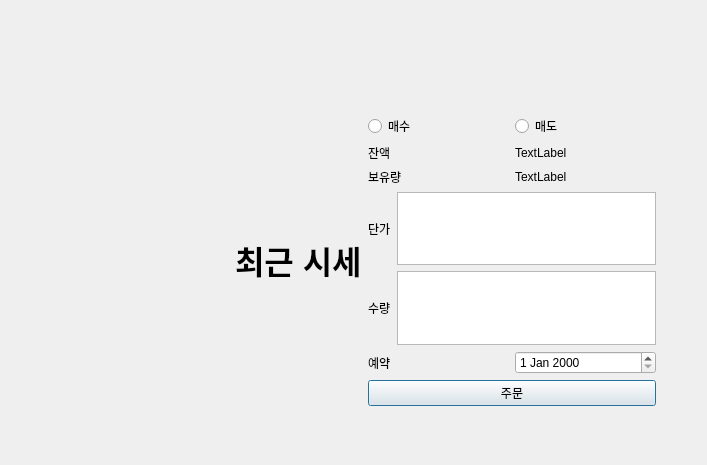
<?xml version="1.0" encoding="UTF-8"?>
<ui version="4.0">
 <class>BuyDialog</class>
 <widget class="QDialog" name="BuyDialog">
  <property name="geometry">
   <rect>
    <x>0</x>
    <y>0</y>
    <width>707</width>
    <height>465</height>
   </rect>
  </property>
  <property name="windowTitle">
   <string>Form</string>
  </property>
  <widget class="QWidget" name="horizontalLayoutWidget">
   <property name="geometry">
    <rect>
     <x>215</x>
     <y>64</y>
     <width>461</width>
     <height>392</height>
    </rect>
   </property>
   <layout class="QHBoxLayout" name="horizontalLayout">
    <property name="leftMargin">
     <number>20</number>
    </property>
    <property name="topMargin">
     <number>50</number>
    </property>
    <property name="rightMargin">
     <number>20</number>
    </property>
    <property name="bottomMargin">
     <number>50</number>
    </property>
    <item>
     <layout class="QVBoxLayout" name="tableLayout">
      <item>
       <widget class="QLabel" name="label_title">
        <property name="font">
         <font>
          <pointsize>24</pointsize>
          <bold>true</bold>
         </font>
        </property>
        <property name="text">
         <string>최근 시세</string>
        </property>
       </widget>
      </item>
     </layout>
    </item>
    <item>
     <layout class="QVBoxLayout" name="verticalLayout_2">
      <item>
       <layout class="QHBoxLayout" name="horizontalLayout_7">
        <item>
         <widget class="QRadioButton" name="radioButton">
          <property name="text">
           <string>매수</string>
          </property>
         </widget>
        </item>
        <item>
         <widget class="QRadioButton" name="radioButton_2">
          <property name="text">
           <string>매도</string>
          </property>
         </widget>
        </item>
       </layout>
      </item>
      <item>
       <layout class="QHBoxLayout" name="horizontalLayout_6">
        <item>
         <widget class="QLabel" name="label_3">
          <property name="text">
           <string>잔액</string>
          </property>
         </widget>
        </item>
        <item>
         <widget class="QLabel" name="label_4">
          <property name="text">
           <string>TextLabel</string>
          </property>
         </widget>
        </item>
       </layout>
      </item>
      <item>
       <layout class="QHBoxLayout" name="horizontalLayout_5">
        <item>
         <widget class="QLabel" name="label_6">
          <property name="text">
           <string>보유량</string>
          </property>
         </widget>
        </item>
        <item>
         <widget class="QLabel" name="label_7">
          <property name="text">
           <string>TextLabel</string>
          </property>
         </widget>
        </item>
       </layout>
      </item>
      <item>
       <layout class="QHBoxLayout" name="horizontalLayout_3">
        <item>
         <widget class="QLabel" name="label">
          <property name="text">
           <string>단가</string>
          </property>
         </widget>
        </item>
        <item>
         <widget class="QTextEdit" name="textEdit_2"/>
        </item>
       </layout>
      </item>
      <item>
       <layout class="QHBoxLayout" name="horizontalLayout_2">
        <item>
         <widget class="QLabel" name="label_2">
          <property name="text">
           <string>수량</string>
          </property>
         </widget>
        </item>
        <item>
         <widget class="QTextEdit" name="textEdit"/>
        </item>
       </layout>
      </item>
      <item>
       <layout class="QHBoxLayout" name="horizontalLayout_4">
        <item>
         <widget class="QLabel" name="label_5">
          <property name="text">
           <string>예약</string>
          </property>
         </widget>
        </item>
        <item>
         <widget class="QDateEdit" name="dateEdit"/>
        </item>
       </layout>
      </item>
      <item>
       <widget class="QPushButton" name="pushButton">
        <property name="text">
         <string>주문</string>
        </property>
       </widget>
      </item>
     </layout>
    </item>
   </layout>
  </widget>
 </widget>
 <resources/>
 <connections/>
</ui>
